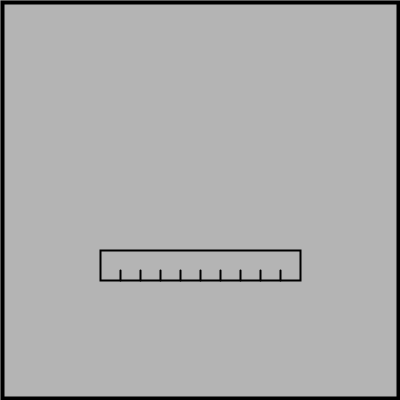
Frame 1 (no input)
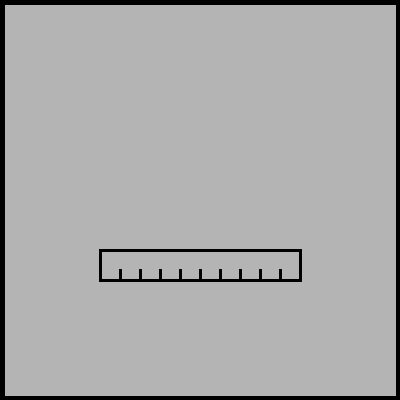
Frame 60 (the mouse pressed at the canvas centre just before this capture)
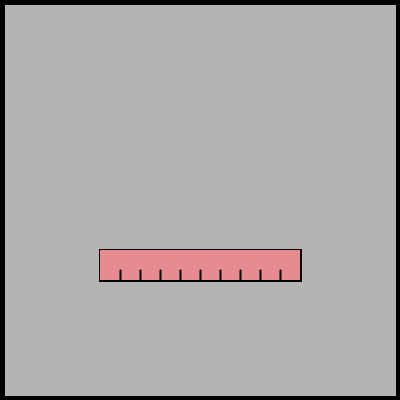
Frame 120 (the mouse held since frame 60 and released just before this capture)

The Processing sketch that drew these frames (run headless with seeded random() and noise(); from frame 60 on, the mouse is pressed at the canvas centre):

// Processing sketch: processing_95356
// ── processing_95356.pde

void setup() {
  size(400, 400);
  background(180);
  smooth();
}

void draw() {
  
  noFill();
  strokeWeight(2);
  rect(100, 250, 200, 30);
  strokeWeight(4);
  rect(2, 2, 396, 396);
  
  
  color from = color(#CE2029);
  color to = color(255);
  color interA = lerpColor(from, to, .12);
  color interB = lerpColor(from, to, .24);
  color interC = lerpColor(from, to, .36);
  color interD = lerpColor(from, to, .48);
  
  
  color srt = color(255);
  color ed = color(#00A550);
  color interE = lerpColor(srt, ed, .60);
  color interF = lerpColor(srt, ed, .72);
  color interG = lerpColor(srt, ed, .84);
  color interH = lerpColor(srt, ed, .96);
  
  noStroke();
  if(mouseX > 100) {
    fill(from);
  }
  if(mouseX > 120) {
    fill(interA);
  }
  if(mouseX > 140) {
    fill(interB);
  }
  if(mouseX > 160) {
    fill(interC);
  }
  if(mouseX > 180) {
    fill(interD);
  }
  if(mouseX > 200) {
    fill(interE);
  }
  if(mouseX > 220) {
    fill(interF);
  }
  if(mouseX > 240) {
    fill(interG);
  }
  if(mouseX > 260) {
    fill(interH);
  }
  if(mouseX > 280) {
    fill(ed);
  }
   rect(100, 250, 200, 30);
   
   
  stroke(0);
  strokeWeight(2);
  line(120, 280, 120, 270);
  line(140, 280, 140, 270);
  line(160, 280, 160, 270);
  line(180, 280, 180, 270);
  line(200, 280, 200, 270);
  line(220, 280, 220, 270);
  line(240, 280, 240, 270);
  line(260, 280, 260, 270);
  line(280, 280, 280, 270);
  
}
